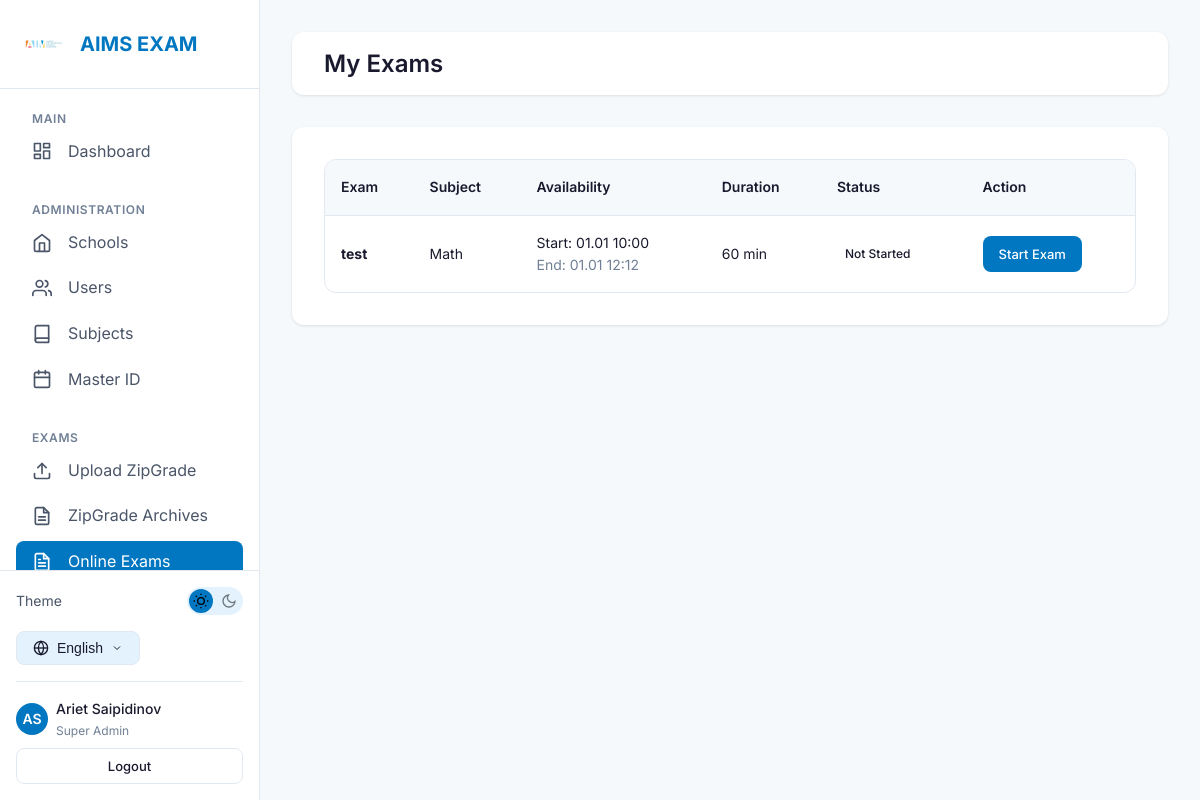
Page /exams/my-exams/ (signed in) on the earlier database version.
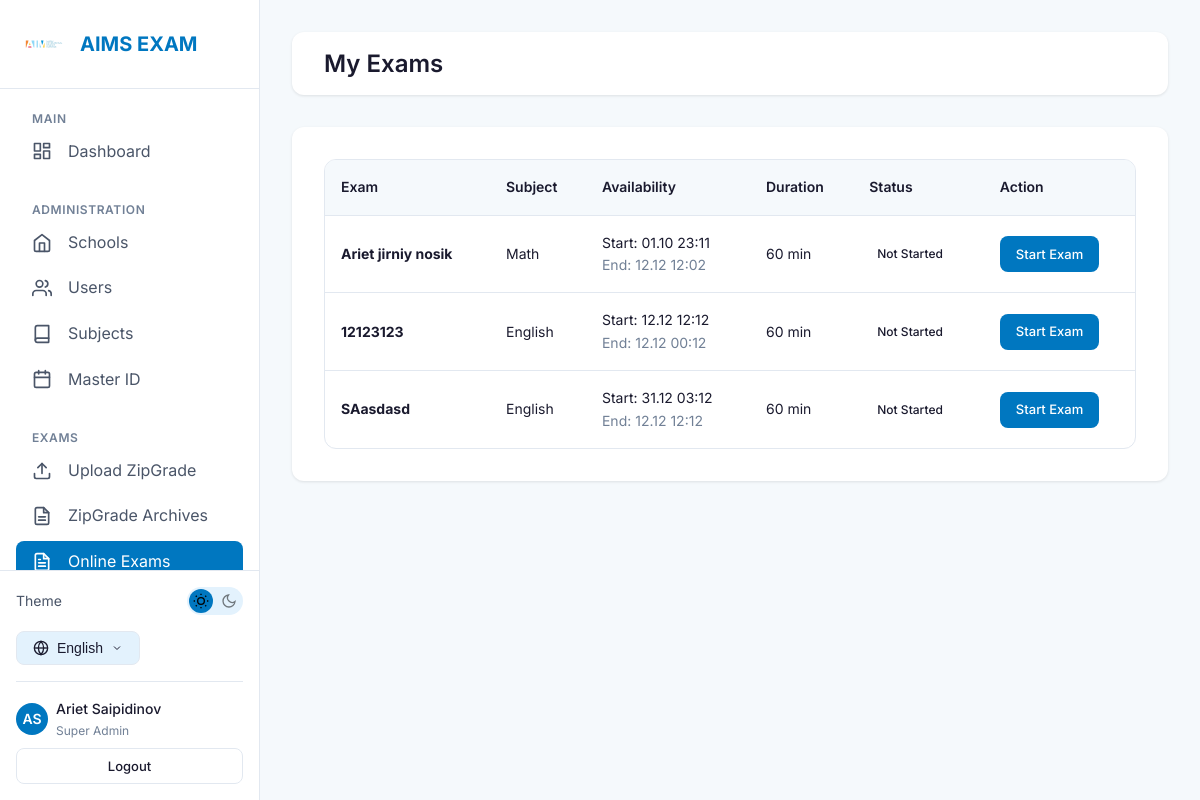
Same page on the later database version.
### exams/models.py (models this page shows, shortened)
class OnlineExam(models.Model):
    title = models.CharField(max_length=200, verbose_name=_('Title'))
    description = models.TextField(blank=True, verbose_name=_('Description'))
    subject = models.ForeignKey(
        'schools.Subject',
        on_delete=models.CASCADE,
        related_name='online_exams',
        verbose_name=_('Subject')
    )
    school = models.ForeignKey(
        'schools.School',
        on_delete=models.CASCADE,
        related_name='online_exams',
        verbose_name=_('School')
    )
    created_by = models.ForeignKey(
        settings.AUTH_USER_MODEL,
        on_delete=models.CASCADE,
        related_name='created_exams',
        verbose_name=_('Created By')
    )
    duration_minutes = models.PositiveIntegerField(
        default=60,
        verbose_name=_('Duration (minutes)')
    )
    passing_score = models.PositiveIntegerField(
        default=60,
        verbose_name=_('Passing Score (%)')
    )
    start_time = models.DateTimeField(verbose_name=_('Start Time'))
    end_time = models.DateTimeField(verbose_name=_('End Time'))
    shuffle_questions = models.BooleanField(
        default=False,
        verbose_name=_('Shuffle Questions')
    )
    shuffle_options = models.BooleanField(
        default=False,
        verbose_name=_('Shuffle Options')
    )
    show_results_immediately = models.BooleanField(
        default=False,
        verbose_name=_('Show Results Immediately')
    )
    max_tab_switches = models.PositiveIntegerField(
        default=3,
        verbose_name=_('Max Tab Switches Before Lock')
    )
    is_active = models.BooleanField(default=True, verbose_name=_('Active'))
    created_at = models.DateTimeField(auto_now_add=True)
    updated_at = models.DateTimeField(auto_now=True)
    class Meta:
        verbose_name = _('Online Exam')
        verbose_name_plural = _('Online Exams')
        ordering = ['-created_at']

### schools/models.py (models this page shows, shortened)
class Subject(models.Model):
    name = models.CharField(max_length=100, verbose_name=_('Subject Name'))
    code = models.CharField(max_length=20, blank=True, verbose_name=_('Subject Code'))
    school = models.ForeignKey(
        School,
        on_delete=models.SET_NULL,
        null=True,
        blank=True,
        related_name='subjects',
        verbose_name=_('School')
    )
    is_active = models.BooleanField(default=True, verbose_name=_('Active'))
    created_at = models.DateTimeField(auto_now_add=True)
    updated_at = models.DateTimeField(auto_now=True)
    class Meta:
        verbose_name = _('Subject')
        verbose_name_plural = _('Subjects')
        ordering = ['name']

### exams/views.py (the view)
# urls.py: path('my-exams/', views.student_exams_view, name='student_exams'),
@login_required
def student_exams_view(request):
    now = timezone.now()
    exams = OnlineExam.objects.filter(
        is_active=True,
        start_time__lte=now,
        end_time__gte=now
    )
    if request.user.primary_school:
        exams = exams.filter(school=request.user.primary_school)
    attempts = {
        a.exam_id: a
        for a in ExamAttempt.objects.filter(student=request.user)
    }
    exams_data = []
    for exam in exams:
        attempt = attempts.get(exam.pk)
        exams_data.append({
            'exam': exam,
            'attempt': attempt,
            'can_start': attempt is None or (attempt.is_locked and False),  # Only one attempt
            'is_completed': attempt and attempt.status == 'completed',
            'is_locked': attempt and attempt.is_locked,
        })
    return render(request, 'exams/student_exams.html', {
        'exams_data': exams_data,
    })

### accounts/models.py (called while the page is built)
    def get_full_name(self):
        return f"{self.first_name} {self.last_name}".strip()

### schools/templatetags/i18n_extras.py (called while the page is built)
@register.simple_tag(takes_context=True)
def switch_lang(context, lang_code):
    path = context['request'].path
    try:
        url = translate_url(path, lang_code)
        if url == path and lang_code not in path:
             match = resolve(path)
             with translation.override(lang_code):
                 url = reverse(match.view_name, args=match.args, kwargs=match.kwargs)
        query = context['request'].GET.urlencode()
        if query:
            url = f"{url}?{query}"
        return url
    except Exception:
        return path # Fallback to current path

### exams/templates/exams/student_exams.html (shortened to what this page needs)
{% extends 'base.html' %}
{% load i18n %}
{% block content %}
<div class="topbar">
    <h1 class="topbar-title">{% trans "My Exams" %}</h1>
</div>
<div class="card">
    <div class="table-container">
        <table class="table">
            <thead>
                <tr>
                    <th>{% trans "Exam" %}</th>
                    <th>{% trans "Subject" %}</th>
                    <th>{% trans "Availability" %}</th>
                    <th>{% trans "Duration" %}</th>
                    <th>{% trans "Status" %}</th>
                    <th>{% trans "Action" %}</th>
                </tr>
            </thead>
            <tbody>
                {% for item in exams_data %}
                <tr>
                    <td>
                        <strong>{{ item.exam.title }}</strong>
                    </td>
                    <td>{{ item.exam.subject.name }}</td>
                    <td>
                        <div>{% trans "Start" %}: {{ item.exam.start_time|date:"d.m H:i" }}</div>
                        <div class="text-muted">{% trans "End" %}: {{ item.exam.end_time|date:"d.m H:i" }}</div>
                    </td>
                    <td>{{ item.exam.duration_minutes }} {% trans "min" %}</td>
                    <td>
                        {% if item.is_completed %}
                        <span class="badge badge-success">{% trans "Completed" %}</span>
                        {% if item.attempt.score is not None %}
                        <div style="margin-top: 4px; font-weight: bold;">
                            {{ item.attempt.percentage }}%
                        </div>
                        {% endif %}
                        {% elif item.is_locked %}
                        <span class="badge badge-danger">{% trans "Locked" %}</span>
                        {% elif item.attempt %}
                        <span class="badge badge-warning">{% trans "In Progress" %}</span>
                        {% else %}
                        <span class="badge badge-secondary">{% trans "Not Started" %}</span>
                        {% endif %}
                    </td>
                    <td>
                        {% if item.is_completed %}
                        <a href="{% url 'exams:exam_result' item.attempt.pk %}" class="btn btn-sm btn-outline">
                            {% trans "View Result" %}
                        </a>
                        {% elif item.can_start %}
                        <a href="{% url 'exams:start_exam' item.exam.pk %}" class="btn btn-sm btn-primary">
                            {% if item.attempt %}{% trans "Continue" %}{% else %}{% trans "Start Exam" %}{% endif %}
                        </a>
                        {% elif item.is_locked %}
                        <button disabled class="btn btn-sm btn-outline btn-danger">{% trans "Contact Admin" %}</button>
                        {% else %}
                        <button disabled class="btn btn-sm btn-outline">{% trans "Unavailable" %}</button>
                        {% endif %}
                    </td>
                </tr>
                {% empty %}
                <tr>
                    <td colspan="6" class="text-center" style="padding: var(--spacing-xl);">
                        {% trans "No exams available at this time." %}
                    </td>
                </tr>
                {% endfor %}
            </tbody>
        </table>
    </div>
</div>
{% endblock %}

Differences in the rows shown:
removed OnlineExam: exam "test", exam.subject.name "Math", exam.start_time "01.01 10:00", exam.end_time "01.01 12:12", exam.duration_minutes "60"
added OnlineExam: exam "Ariet jirniy nosik", exam.subject.name "Math", exam.start_time "01.10 23:11", exam.end_time "12.12 12:02", exam.duration_minutes "60"
added OnlineExam: exam "12123123", exam.subject.name "English", exam.start_time "12.12 12:12", exam.end_time "12.12 00:12", exam.duration_minutes "60"
added OnlineExam: exam "SAasdasd", exam.subject.name "English", exam.start_time "31.12 03:12", exam.end_time "12.12 12:12", exam.duration_minutes "60"
